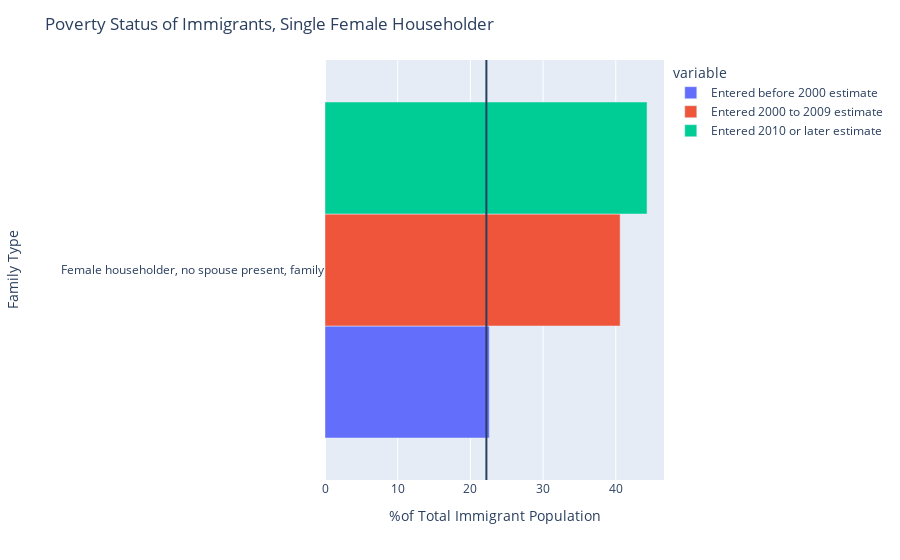

Notebook code cell kept with this figure:
### Code cell
povsingle = [133, 140]
povsingle_rows = pd.read_csv("5yeardata.csv", skiprows = lambda x: x not in povsingle)

fig_pov_single=px.bar(povsingle_rows, x=['Entered before 2000 estimate', 'Entered 2000 to 2009 estimate', 'Entered 2010 or later estimate'], 
                   y='    POVERTY RATES FOR FAMILIES FOR WHOM POVERTY STATUS IS DETERMINED', orientation='h')


fig_pov_single.add_vline(22.2)
fig_pov_single.update_layout(
    barmode='group',
    title="Poverty Status of Immigrants, Single Female Householder",
    xaxis_title="%of Total Immigrant Population",
    yaxis_title="Family Type",                  
    )

fig_pov_single.show()

### Figure 1 — Plotly figure (JSON) as saved in the notebook; plotly's stock layout.template omitted (floating-point values rounded to 4 significant figures)
{"data": [{"alignmentgroup": "True", "hovertemplate": "variable=Entered before 2000 estimate<br>value=%{x}<br>    POVERTY RATES FOR FAMILIES FOR WHOM POVERTY STATUS IS DETERMINED=%{y}<extra></extra>", "legendgroup": "Entered before 2000 estimate", "marker": {"color": "#636efa"}, "name": "Entered before 2000 estimate", "offsetgroup": "Entered before 2000 estimate", "orientation": "h", "showlegend": true, "textposition": "auto", "type": "bar", "x": [22.6], "xaxis": "x", "y": ["        Female householder, no spouse present, family"], "yaxis": "y"}, {"alignmentgroup": "True", "hovertemplate": "variable=Entered 2000 to 2009 estimate<br>value=%{x}<br>    POVERTY RATES FOR FAMILIES FOR WHOM POVERTY STATUS IS DETERMINED=%{y}<extra></extra>", "legendgroup": "Entered 2000 to 2009 estimate", "marker": {"color": "#EF553B"}, "name": "Entered 2000 to 2009 estimate", "offsetgroup": "Entered 2000 to 2009 estimate", "orientation": "h", "showlegend": true, "textposition": "auto", "type": "bar", "x": [40.6], "xaxis": "x", "y": ["        Female householder, no spouse present, family"], "yaxis": "y"}, {"alignmentgroup": "True", "hovertemplate": "variable=Entered 2010 or later estimate<br>value=%{x}<br>    POVERTY RATES FOR FAMILIES FOR WHOM POVERTY STATUS IS DETERMINED=%{y}<extra></extra>", "legendgroup": "Entered 2010 or later estimate", "marker": {"color": "#00cc96"}, "name": "Entered 2010 or later estimate", "offsetgroup": "Entered 2010 or later estimate", "orientation": "h", "showlegend": true, "textposition": "auto", "type": "bar", "x": [44.3], "xaxis": "x", "y": ["        Female householder, no spouse present, family"], "yaxis": "y"}], "layout": {"barmode": "group", "legend": {"title": {"text": "variable"}, "tracegroupgap": 0}, "margin": {"t": 60}, "shapes": [{"type": "line", "x0": 22.2, "x1": 22.2, "xref": "x", "y0": 0, "y1": 1, "yref": "y domain"}], "title": {"text": "Poverty Status of Immigrants, Single Female Householder"}, "xaxis": {"anchor": "y", "domain": [0, 1], "title": {"text": "%of Total Immigrant Population"}}, "yaxis": {"anchor": "x", "domain": [0, 1], "title": {"text": "Family Type"}}}}
